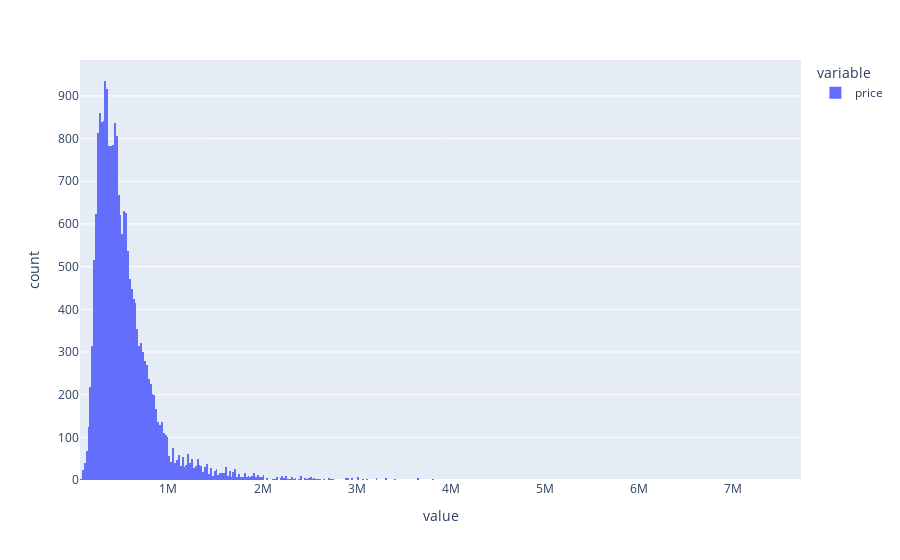

Write notebook code for a chart like this one.
### Code cell
px.histogram(Data['price'])

### Figure 1 — Plotly figure (JSON) as saved in the notebook; plotly's stock layout.template omitted (floating-point values rounded to 4 significant figures; data arrays with more than 128 entries replaced by an {"elided": "..."} marker saying what was removed)
{"data": [{"alignmentgroup": "True", "bingroup": "x", "hovertemplate": "variable=price<br>value=%{x}<br>count=%{y}<extra></extra>", "legendgroup": "price", "marker": {"color": "#636efa", "pattern": {"shape": ""}}, "name": "price", "offsetgroup": "price", "orientation": "v", "showlegend": true, "type": "histogram", "x": {"elided": "21613 int values"}, "xaxis": "x", "yaxis": "y"}], "layout": {"barmode": "relative", "legend": {"title": {"text": "variable"}, "tracegroupgap": 0}, "margin": {"t": 60}, "xaxis": {"anchor": "y", "domain": [0, 1], "title": {"text": "value"}}, "yaxis": {"anchor": "x", "domain": [0, 1], "title": {"text": "count"}}}}
